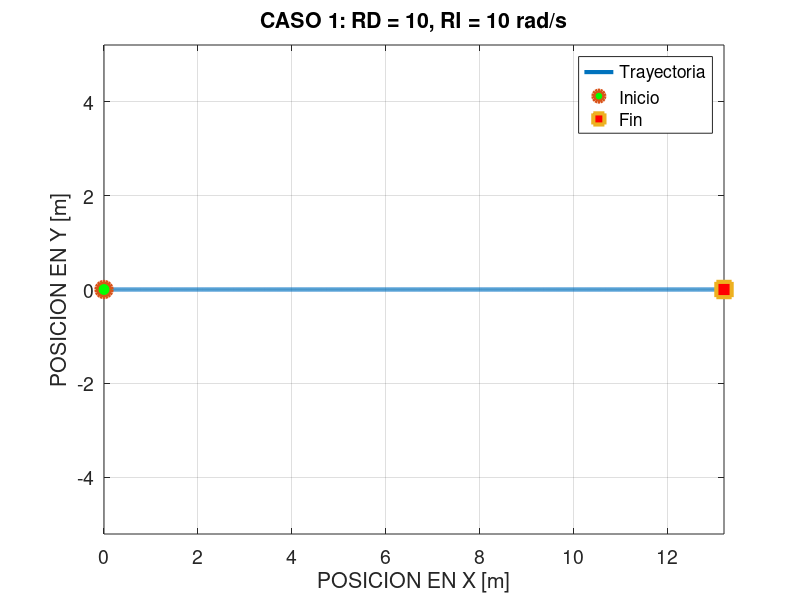
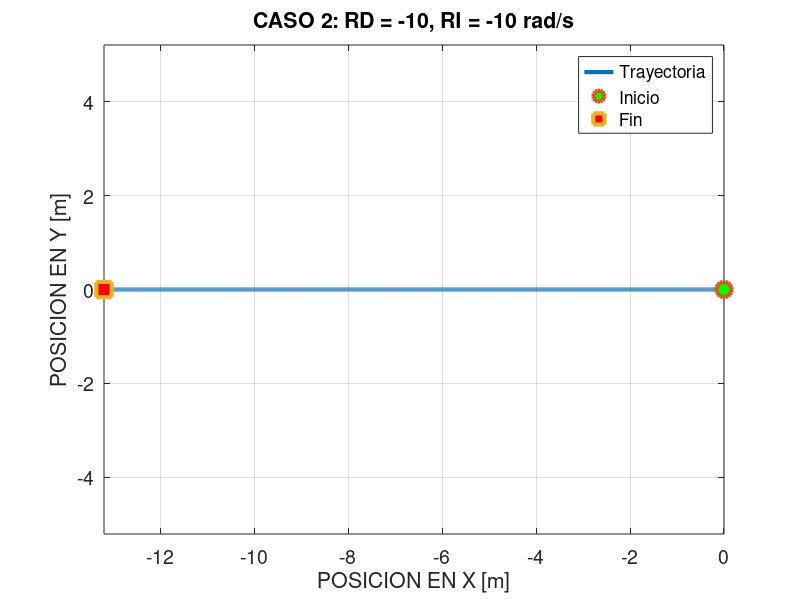
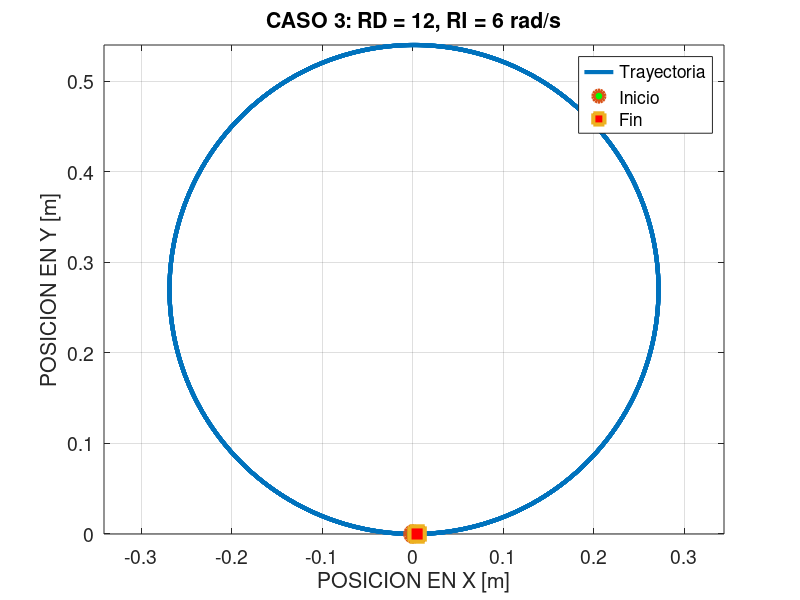
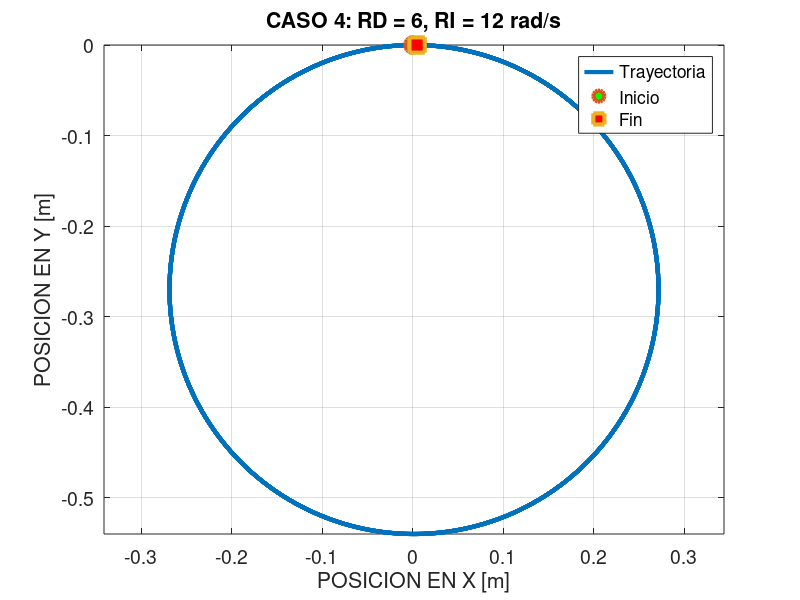

Recreate these plots in MATLAB, in order. (Note: this script raises an error after producing the figures.)
clear all; clc; close all;

% =========================================================
% CINEMATICA DIRECTA 
% Calcula [x, y, theta] a partir de [dot_theta_RD, dot_theta_RI]
% Genera: caso_1.png ... caso_8.png, comparacion_trayectorias.png
%         y cinematica_directa.gif (animacion del caso 7)
% =========================================================

% Parametros del robot
L = 0.18;   % distancia entre ruedas [m]
r = 0.03;   % radio de las ruedas [m]
T  = 44;    % tiempo de simulacion [s]
ti = 0.01;  % paso de integracion [s]

% Casos [dot_theta_RD  dot_theta_RI]
casos = [ 10  10;
         -10 -10;
          12   6;
           6  12;
          10 -10;
          10   0;
          10   8;
          10   2 ];

n = T/ti;
X = cell(8,1); Y = cell(8,1); TH = cell(8,1);

for c = 1:8
    dot_theta_RD = casos(c,1);
    dot_theta_RI = casos(c,2);

    VRD = dot_theta_RD * r;
    VRI = dot_theta_RI * r;
    u = (VRD + VRI)/2;   % velocidad lineal [m/s]
    w = (VRD - VRI)/L;   % velocidad angular [rad/s]

    t = zeros(1,n+1); x = zeros(1,n+1); y = zeros(1,n+1); theta = zeros(1,n+1);
    for k = 1:n
        x(k+1) = x(k) + ti*( u*cos(theta(k)) );
        y(k+1) = y(k) + ti*( u*sin(theta(k)) );
        theta(k+1) = theta(k) + ti*w;
        t(k+1) = t(k) + ti;
    end
    X{c} = x; Y{c} = y; TH{c} = theta;

    fprintf("Caso %d: u = %.3f m/s, w = %.4f rad/s, x_f = %.3f, y_f = %.3f, theta_f = %.3f rad\n", ...
        c, u, w, x(end), y(end), theta(end));

    figure(c)
    plot(x, y, 'LineWidth', 3); hold on
    plot(x(1), y(1), 'o', 'MarkerSize', 11, 'LineWidth', 3, 'MarkerFaceColor', 'g');
    plot(x(end), y(end), 's', 'MarkerSize', 11, 'LineWidth', 3, 'MarkerFaceColor', 'r');
    xlabel("POSICION EN X [m]"); ylabel("POSICION EN Y [m]");
    title(sprintf("CASO %d: RD = %g, RI = %g rad/s", c, casos(c,1), casos(c,2)));
    legend("Trayectoria", "Inicio", "Fin"); grid on; axis equal;
    set(gca, 'FontSize', 14);
    exportgraphics(gcf, sprintf('caso_%d.png', c), 'Resolution', 200);
end

% ---------- Comparacion de los 8 casos ----------
figure(9)
hold on
for c = 1:8
    plot(X{c}, Y{c}, 'LineWidth', 2.5);
end
xlabel("POSICION EN X [m]"); ylabel("POSICION EN Y [m]");
title("COMPARACION DE TRAYECTORIAS - 8 CASOS");
legend("Caso 1","Caso 2","Caso 3","Caso 4","Caso 5","Caso 6","Caso 7","Caso 8", ...
       'Location','bestoutside');
grid on; axis equal; set(gca, 'FontSize', 14);
exportgraphics(gcf, 'comparacion_trayectorias.png', 'Resolution', 200);

% ---------- Animacion del caso 7 (curva amplia) ----------
x = X{7}; y = Y{7}; theta = TH{7}; t = 0:ti:T;
figure(10); hold on; grid on; axis equal; set(gca, 'FontSize', 14);

L_robot = 0.25; W_robot = 0.18;
robot_shape = [ L_robot/2,  W_robot/2;  L_robot/2, -W_robot/2;
               -L_robot/2, -W_robot/2; -L_robot/2,  W_robot/2 ]';
wheel = [ -0.06, 0.02; 0.06, 0.02; 0.06, -0.02; -0.06, -0.02 ]';
pos_wheel_L = [0;  W_robot/2 + 0.02];
pos_wheel_R = [0; -W_robot/2 - 0.02];

archivo_gif = 'cinematica_directa.gif';
primer_frame = true;

for k = 1:40:length(t)
    cla
    plot(x, y, '--', 'LineWidth', 1);
    plot(x(1:k), y(1:k), 'b-', 'LineWidth', 3);
    hold on; grid on; axis equal

    Rm = [cos(theta(k)) -sin(theta(k)); sin(theta(k)) cos(theta(k))];
    p = [x(k); y(k)];
    fill_shape = Rm*robot_shape + p;
    wL = Rm*(wheel + pos_wheel_L) + p;
    wR = Rm*(wheel + pos_wheel_R) + p;
    fill(fill_shape(1,:), fill_shape(2,:), [0.8 0.8 0.8]);
    fill(wL(1,:), wL(2,:), [0.1 0.1 0.1]);
    fill(wR(1,:), wR(2,:), [0.1 0.1 0.1]);
    plot(x(k), y(k), 'ko', 'MarkerSize', 6, 'MarkerFaceColor', 'k');
    frente = Rm*[L_robot/2 + 0.15; 0] + p;
    quiver(x(k), y(k), frente(1)-x(k), frente(2)-y(k), ...
        'LineWidth', 2, 'MaxHeadSize', 2, 'Color', 'r');

    xlabel("POSICION EN X [m]"); ylabel("POSICION EN Y [m]");
    title("ANIMACION CINEMATICA DIRECTA (CASO 7)");
    xlim([min(x)-0.5 max(x)+0.5]); ylim([min(y)-0.5 max(y)+0.5]);
    drawnow

    frame = getframe(gcf); im = frame2im(frame);
    [A, map] = rgb2ind(im, 256);
    if primer_frame
        imwrite(A, map, archivo_gif, 'gif', 'LoopCount', inf, 'DelayTime', 0.05);
        primer_frame = false;
    else
        imwrite(A, map, archivo_gif, 'gif', 'WriteMode', 'append', 'DelayTime', 0.05);
    end
end
